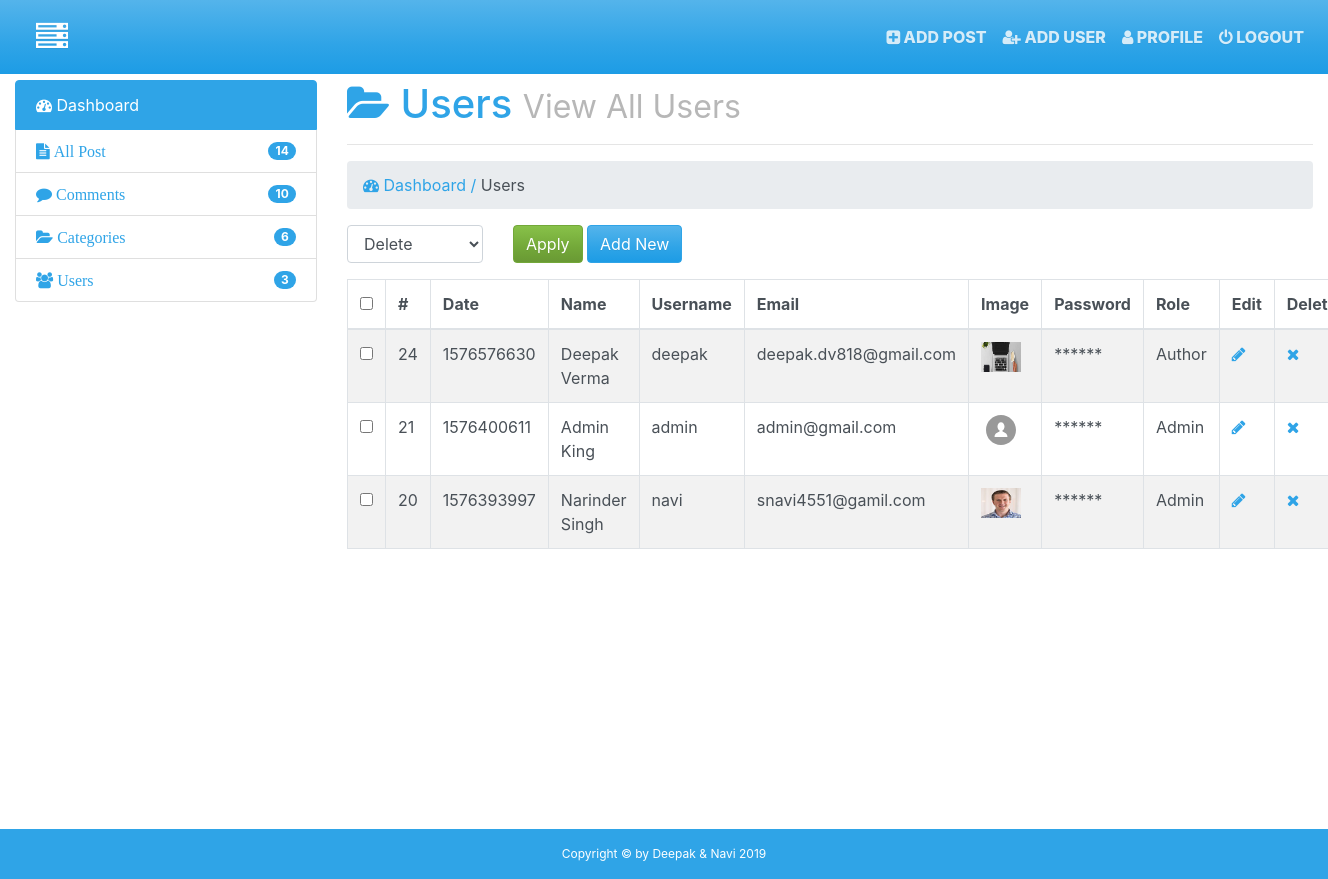
Page /admin/users.php (signed in) on the committed database.
### tables this page shows
CREATE TABLE `users` (
  `id` int(11) NOT NULL,
  `date` int(11) NOT NULL,
  `first_name` varchar(255) NOT NULL,
  `last_name` varchar(255) NOT NULL,
  `username` varchar(255) NOT NULL,
  `image` varchar(255) NOT NULL,
  `password` varchar(255) NOT NULL,
  `roll` varchar(255) NOT NULL,
  `details` text NOT NULL,
  `salt` varchar(255) NOT NULL DEFAULT '$2y$10$hellodeepakvermanaviii',
  `email` varchar(255) NOT NULL
);

### admin/users.php (the view, shortened to what this page needs)
<!DOCTYPE html>
<html>
  <head>
    <?php require_once('inc/top.php');?>
  </head>
  <body>
    <?php require_once('inc/header.php');?>
  <div class="container-fluid">
    <div class="row">
      <div class="col-md-3">
        <?php require_once('inc/sidebar.php');?>
      </div>
      <div class="col-md-9">
        <h1><i class="fa fa-folder-open"></i> Users
          <small class="smalld">View All Users</small>
          <hr>
        </h1>
        <ol class="breadcrumb">
          <li><a href="index.html"><i class="fa fa-tachometer"></i> Dashboard / </a></li>
          <li class="active"><i class="fa fa-folder-opn"></i> Users</li>
        </ol>
        <?php
      $query = "SELECT * FROM users ORDER BY id DESC";
      $run = mysqli_query($con,$query);
      if (mysqli_num_rows($run) > 0) {
        ?>
        <form action="" method="post">
        <div class="row">
          <div class="col-md-6">
                <div class="row">
                  <div class="col-md-4">
                    <div class="form-group">
                      <select class="form-control" name="bulk-options" id="">
                        <option value="delete">Delete</option>
                      </select>
                    </div>
                  </div>
                  <div class="col-md-8">
                    <input type="submit" name="" class="btn btn-success" value="Apply">
                    <a href="add-user.php" class="btn btn-primary">Add New</a>
                  </div>
                </div>
          </div>
           <div class="col-md-6">
          </div>
        </div>
        <table class="table table-hover table-bordered table-striped">
          <thead>
            <tr>
              <th><input type="checkbox" name="" id="selectallboxes"></th>
              <th>#</th>
              <th>Date</th>
              <th>Name</th>
              <th>Username</th>
              <th>Email</th>
              <th>Image</th>
              <th>Password</th>
              <th>Role</th>
              <th>Edit</th>
              <th>Delete</th>
            </tr>
          </thead>
          <tbody>
            <?php
            while ($row = mysqli_fetch_array($run)) {
              $id = $row['id'];
              $first_name = ucfirst($row['first_name']);
              $last_name = ucfirst($row['last_name']);
              $email= $row['email'];
              $username= $row['username'];
              $roll = $row['roll'];
              $image= $row['image'];
              $date = $row['date'];
            ?>
            <tr>
              <td><input type="checkbox" name="checkboxes[]" value="<?php echo $id;?>" class="checkboxes"></td>
              <td><?php  echo $id; ?></td>
              <td><?php  echo $date; ?></td>
              <td><?php echo "$first_name $last_name"; ?></td>
              <td><?php echo $username;?></td>
              <td><?php echo $email;?></td>
              <td><img src="img/<?php echo $image; ?>" alt="" class="img-responsive" width="40px;" height="30px;"></td>
              <td>******</td>
              <td><?php echo ucfirst($roll); ?></td>
              <td><a href="edit-user.php?edit=<?php echo $id; ?>"><i class="fa fa-pencil"></i></a></td>
              <td><a href="users.php?del=<?php echo  $id; ?>"><i class="fa fa-times"></i></a></td>
            </tr>
            <?php
               }
            ?>
          </tbody>
        </table>
        <?php
        }
      else{
           echo "<center><h2>No Users Avialable Now</h2></center>";
      }
        ?>
        </form>
      </div>
    </div>
  </div><br>
  <?php require_once('inc/footer.php');?>
  </body>
</html>

### admin/css/style.css (style rules this page uses)
body { padding-top: 80px; }
.smalld { color: #B7B7B7; }

### rows in the picture
users: id "24", date "1576576630", first_name "Deepak", last_name "Verma", username "deepak", email "deepak.dv818@gmail.com", image (picture), roll "Author"
users: id "21", date "1576400611", first_name "Admin", last_name "King", username "admin", email "admin@gmail.com", image (placeholder picture), roll "Admin"
users: id "20", date "1576393997", first_name "Narinder", last_name "Singh", username "navi", email "snavi4551@gamil.com", image (picture), roll "Admin"
